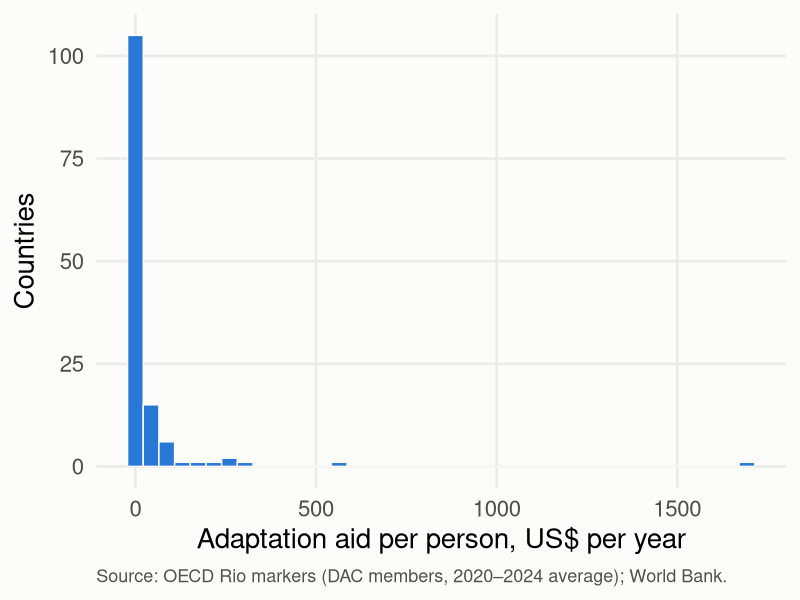
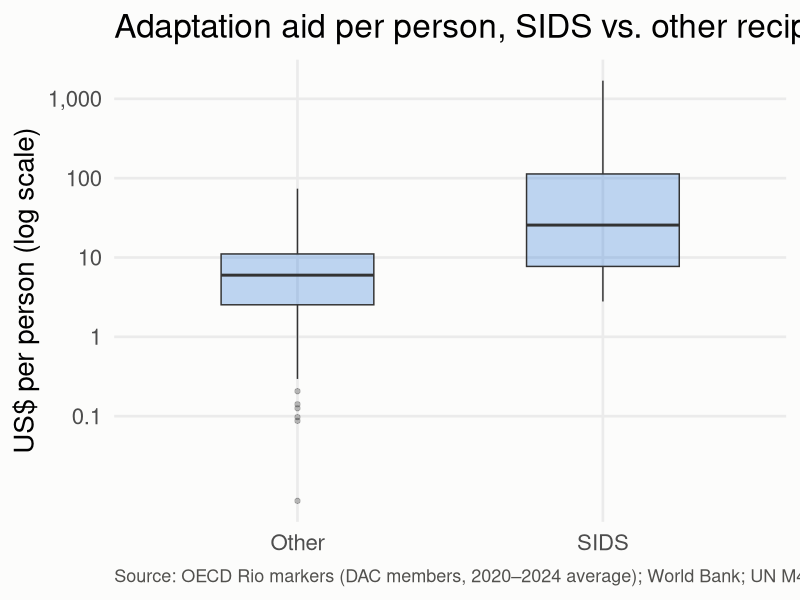
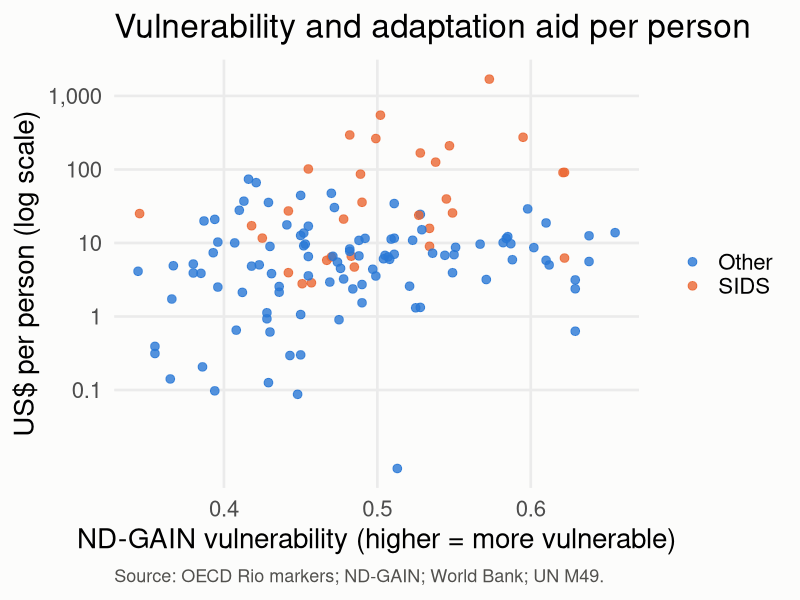

These charts were generated, in order, by the following R code:
## ---- chunk 1
#| include: false
library(tidyverse)
aid <- read_csv("../worksheets/data/adaptation_aid.csv") %>%
  mutate(aid_pc = adapt_aid_musd * 1000000 / population)

pal <- c(blue = "#2a78d6", orange = "#eb6834", aqua = "#1baf7a")
theme_slide <- theme_minimal(base_size = 20) +
  theme(plot.background = element_rect(fill = "#fcfcfb", colour = NA),
        panel.grid.minor = element_blank(),
        plot.caption = element_text(hjust = 0, colour = "#52514e", size = 13))
knitr::opts_chunk$set(dev.args = list(bg = "#fcfcfb"))
## ---- chunk 2
glimpse(aid %>% select(-aid_pc))
## ---- chunk 3
#| echo: true
aid %>%
  summarize(mean = mean(aid_pc), median = median(aid_pc), sd = sd(aid_pc), n = n())
## ---- chunk 4
#| fig-height: 3.2
#| fig-width: 11
ggplot(aid, aes(aid_pc)) +
  geom_histogram(bins = 40, fill = pal["blue"], colour = "#fcfcfb") +
  labs(x = "Adaptation aid per person, US$ per year", y = "Countries",
       caption = "Source: OECD Rio markers (DAC members, 2020–2024 average); World Bank.") +
  theme_slide
## ---- chunk 5
aid %>% arrange(desc(adapt_aid_musd)) %>%
  select(country, sids, adapt_aid_musd) %>%
  slice_head(n = 8) %>%
  mutate(adapt_aid_musd = round(adapt_aid_musd)) %>%
  knitr::kable(col.names = c("Country", "SIDS?", "Total"))
## ---- chunk 6
aid %>% arrange(desc(aid_pc)) %>%
  select(country, sids, aid_pc) %>%
  slice_head(n = 8) %>%
  mutate(aid_pc = round(aid_pc)) %>%
  knitr::kable(col.names = c("Country", "SIDS?", "Per person"))
## ---- chunk 7
#| echo: true
aid %>%
  group_by(sids) %>%
  summarize(median_pc = median(aid_pc), mean_pc = mean(aid_pc), n = n())
## ---- chunk 8
#| echo: true
aid %>%
  group_by(sids) %>%
  summarize(total_musd = sum(adapt_aid_musd)) %>%
  mutate(share = total_musd / sum(total_musd))
## ---- chunk 9
#| fig-height: 5.2
#| fig-width: 11
ggplot(aid, aes(x = sids, y = aid_pc)) +
  geom_boxplot(fill = pal["blue"], alpha = 0.3, width = 0.5) +
  scale_y_log10(breaks = c(0.1, 1, 10, 100, 1000), labels = c("0.1", "1", "10", "100", "1,000")) +
  labs(title = "Adaptation aid per person, SIDS vs. other recipients",
       x = NULL, y = "US$ per person (log scale)",
       caption = "Source: OECD Rio markers (DAC members, 2020–2024 average); World Bank; UN M49.") +
  theme_slide
## ---- chunk 10
#| fig-height: 5.2
#| fig-width: 11
ggplot(aid, aes(x = vulnerability, y = aid_pc, colour = sids)) +
  geom_point(alpha = 0.8, size = 2.6) +
  scale_y_log10(breaks = c(0.1, 1, 10, 100, 1000), labels = c("0.1", "1", "10", "100", "1,000")) +
  scale_colour_manual(values = c(Other = unname(pal["blue"]), SIDS = unname(pal["orange"]))) +
  labs(title = "Vulnerability and adaptation aid per person",
       x = "ND-GAIN vulnerability (higher = more vulnerable)", y = "US$ per person (log scale)",
       colour = NULL, caption = "Source: OECD Rio markers; ND-GAIN; World Bank; UN M49.") +
  theme_slide + theme(legend.position = "right")
## ---- chunk 11
#| echo: true
cor.test(aid$vulnerability, log(aid$aid_pc))
## ---- chunk 12
#| echo: true
t.test(aid_pc ~ sids, data = aid)
